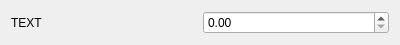
<?xml version="1.0" encoding="UTF-8"?>
<ui version="4.0">
 <class>Input_Element7</class>
 <widget class="QDialog" name="Input_Element7">
  <property name="geometry">
   <rect>
    <x>0</x>
    <y>0</y>
    <width>400</width>
    <height>43</height>
   </rect>
  </property>
  <property name="windowTitle">
   <string>Dialog</string>
  </property>
  <layout class="QHBoxLayout" name="horizontalLayout">
   <item>
    <widget class="QLabel" name="Label">
     <property name="text">
      <string>TEXT</string>
     </property>
    </widget>
   </item>
   <item>
    <widget class="QDoubleSpinBox" name="DoubleSpinBox"/>
   </item>
  </layout>
 </widget>
 <resources/>
 <connections/>
</ui>
